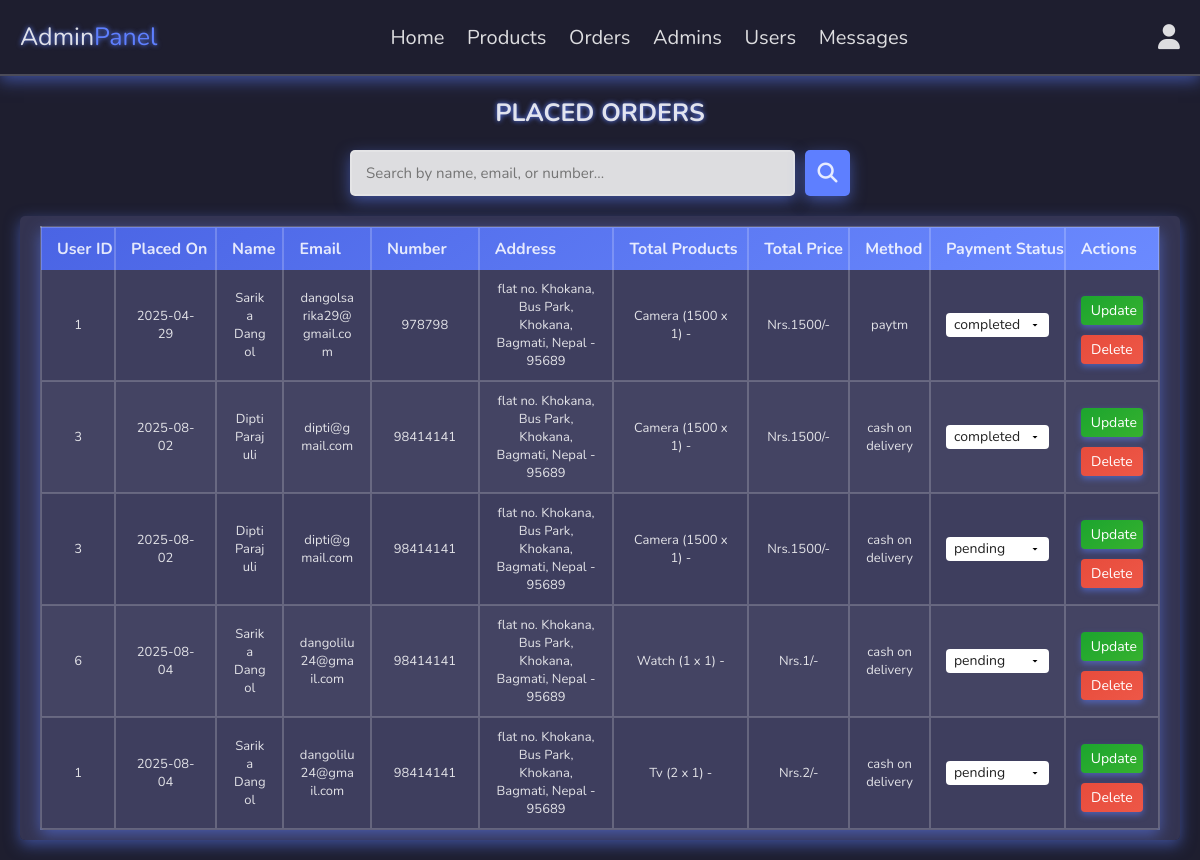
/admin/placed_orders.php (signed in), run on the app's committed database.
### tables this page shows
CREATE TABLE `orders` (
  `id` int(100) NOT NULL,
  `user_id` int(100) NOT NULL,
  `name` varchar(20) NOT NULL,
  `number` varchar(10) NOT NULL,
  `email` varchar(50) NOT NULL,
  `method` varchar(50) NOT NULL,
  `address` varchar(500) NOT NULL,
  `total_products` varchar(1000) NOT NULL,
  `total_price` int(100) NOT NULL,
  `placed_on` date NOT NULL DEFAULT current_timestamp(),
  `payment_status` varchar(20) NOT NULL DEFAULT 'pending'
);

### admin/placed_orders.php (the view, shortened to what this page needs)
<?php
include '../components/connect.php';
$search = '';
?>
<!DOCTYPE html>
<html lang="en">
<head>
   <link rel="stylesheet" href="https://cdnjs.cloudflare.com/ajax/libs/font-awesome/6.1.1/css/all.min.css" />
   <link rel="stylesheet" href="../css/admin_style.css" />
</head>
<body>
<?php include '../components/admin_header.php'; ?>
<section class="contacts">
   <h2 class="heading">Placed Orders</h2>
   <div class="search-form">
      <form method="GET" action="placed_orders.php">
         <input
            type="text"
            name="search"
            placeholder="Search by name, email, or number..."
            value="<?= htmlspecialchars($search) ?>"
            autocomplete="off"
         />
         <button type="submit"><i class="fas fa-search"></i></button>
      </form>
   </div>
   <div class="table-container">
      <table class="orders-table">
         <thead>
            <tr>
               <th>User ID</th>
               <th>Placed On</th>
               <th>Name</th>
               <th>Email</th>
               <th>Number</th>
               <th>Address</th>
               <th>Total Products</th>
               <th>Total Price</th>
               <th>Method</th>
               <th>Payment Status</th>
               <th>Actions</th>
            </tr>
         </thead>
         <tbody>
         <?php
            $query = "SELECT * FROM `orders`";
            if (!empty($search)) {
               $query .= " WHERE name LIKE ? OR email LIKE ? OR number LIKE ?";
               $stmt = $conn->prepare($query);
               $search_term = "%$search%";
               $stmt->execute([$search_term, $search_term, $search_term]);
            } else {
               $stmt = $conn->prepare($query);
               $stmt->execute();
            }
            if ($stmt->rowCount() > 0) {
               while ($fetch_orders = $stmt->fetch(PDO::FETCH_ASSOC)) {
         ?>
         <tr>
            <td><?= $fetch_orders['user_id']; ?></td>
            <td><?= $fetch_orders['placed_on']; ?></td>
            <td><?= $fetch_orders['name']; ?></td>
            <td><?= $fetch_orders['email']; ?></td>
            <td><?= $fetch_orders['number']; ?></td>
            <td><?= $fetch_orders['address']; ?></td>
            <td><?= $fetch_orders['total_products']; ?></td>
            <td>Nrs.<?= $fetch_orders['total_price']; ?>/-</td>
            <td><?= $fetch_orders['method']; ?></td>
            <td>
               <form method="post" class="table-form">
                  <select name="payment_status" class="select">
                     <option selected disabled><?= $fetch_orders['payment_status']; ?></option>
                  </select>
            </td>
            <td>
               <div class="flex-btn">
                  <input type="submit" value="Update" class="option-btn" name="update_payment">
                   </div>
                   <div class="flex-btn">
                  <a href="placed_orders.php?delete=<?= $fetch_orders['id']; ?>" class="delete-btn" onclick="return confirm('Delete this order?');">Delete</a>
               </div>
            </td>
         </tr>
         <?php
               }
            } else {
               echo '<tr><td colspan="11" style="text-align:center; color:white;">No orders found!</td></tr>';
            }
         ?>
         </tbody>
      </table>
   </div>
</section>
</body>
</html>

### css/admin_style.css (style rules this page uses)
:root { --main-color: #5e7fff; --orange: #f39c12; --red: #e74c3c; --black: #1e1e2f; --white: rgba(255, 255, 255, 0.85); --light-color: rgba(255, 255, 255, 0.6); --light-bg: rgba(62, 62, 96, 0.7); --border: .2rem solid rgba(255, 255, 255, 0.2); --box-shadow: 0 0.5rem 1.5rem rgba(94, 127, 255, 0.5); }
* { font-family: 'Nunito', sans-serif; margin: 0; padding: 0; box-sizing: border-box; outline: none; border: none; text-decoration: none; color: var(--white); transition: color 0.3s ease; }
html { font-size: 62.5%; overflow-x: hidden; background: var(--black); color: var(--white); }
body { background-color: var(--black); color: var(--white); }
section { padding: 2rem; max-width: 1200px; margin: 0 auto; }
.heading { font-size: 3rem; color: var(--white); margin-bottom: 2rem; text-align: center; text-transform: uppercase; text-shadow: 0 0 5px var(--main-color); }
.btn, .delete-btn, .option-btn { display: block; width: 100%; margin-top: 1rem; border-radius: .5rem; padding: 1rem 5rem; font-size: 1.9rem; text-transform: capitalize; cursor: pointer; text-align: center; color: var(--white); box-shadow: 0 0.3rem 0.6rem rgba(94, 127, 255, 0.5); border: var(--border); background: linear-gradient(145deg, #4a64e4, #6b8aff); transition: background-color 0.3s ease; }
.option-btn { background: linear-gradient(145deg, #16a803cc, #37b804cc); }
.delete-btn { background: linear-gradient(145deg, #e74c3ccc, #ef5a4acc); }
.flex-btn { display: flex; gap: 1rem; }
.table-container { overflow-x: auto; margin-top: 2rem; }
.table-container table { width: 100%; border-collapse: collapse; text-align: center; box-shadow: var(--box-shadow); background-color: var(--light-bg); border-radius: .5rem; border: var(--border); }
.table-container table thead tr { background: linear-gradient(145deg, #4a64e4, #6b8aff); font-size: 1.8rem; }
.table-container table thead tr th, .table-container table tbody tr td { padding: 1rem 1.5rem; border-right: var(--border); }
.table-container table tbody tr:nth-child(even) { background-color: rgba(255,255,255,0.05); }
.delete-btn { background: linear-gradient(145deg, #e74c3ccc, #ef5a4acc); padding: 6px 12px; border-radius: 6px; font-size: 1.4rem; display: inline-block; color: var(--white); text-decoration: none; transition: background-color 0.3s ease; white-space: nowrap; }
.search-form { max-width: 580px; margin: 1.5rem auto 1rem auto; text-align: center; }
.search-form form { display: flex; gap: 1rem; justify-content: center; }
.search-form form input[type="text"] { flex: 1; padding: 1.1rem 1.4rem; font-size: 1.5rem; border: var(--border); border-radius: 0.5rem; background-color: var(--white); color: var(--black); box-shadow: var(--box-shadow); outline: none; transition: border-color 0.3s ease; min-width: 200px; max-width: 450px; }
.search-form form button { width: 4.5rem; background-color: var(--main-color); color: var(--white); font-size: 2rem; border-radius: 0.5rem; border: none; cursor: pointer; box-shadow: var(--box-shadow); transition: background-color 0.3s ease; display: flex; align-items: center; justify-content: center; padding: 0; }
.search-form { width: 100%; max-width: 500px; margin: 2rem auto; display: flex; justify-content: center; }
.search-form form { display: flex; width: 100%; }
.search-form input[type="text"] { flex: 1; padding: 10px 15px; font-size: 1.6rem; border: 2px solid #5e7fff; border-right: none; border-radius: 0.5rem 0 0 0.5rem; outline: none; background-color: var(--light-bg); color: var(--black); }
.search-form button { background-color: #5e7fff; border: 2px solid #5e7fff; border-left: none; padding: 10px 15px; border-radius: 0 0.5rem 0.5rem 0; cursor: pointer; transition: background-color 0.3s ease; color: var(--white); font-size: 1.6rem; }
.search-form i { pointer-events: none; }
.table-container { overflow-x: auto; margin: 2rem auto; max-width: 1200px; background-color: var(--light-bg); border-radius: 0.5rem; box-shadow: var(--box-shadow); }
.option-btn, .delete-btn { padding: 0.3rem 0.7rem; font-size: 1.5rem; border-radius: 0.3rem; cursor: pointer; text-decoration: none; display: inline-block; }
.option-btn { background-color: #3498db; color: white; border: none; }
.delete-btn { background-color: #e74c3c; color: white; border: none; }

### data on the page
orders: user "1", placed_on "2025-04-29", name "Sarika Dangol", email "dangolsarika29@gmail.com", number "978798", address "flat no. Khokana, Bus Park, Khokana, Bagmati, Nepal - 95689", total_products "Camera (1500 x 1) -", total_price "1500", method "paytm", payment_status "completed"
orders: user "3", placed_on "2025-08-02", name "Dipti Parajuli", email "dipti@gmail.com", number "98414141", address "flat no. Khokana, Bus Park, Khokana, Bagmati, Nepal - 95689", total_products "Camera (1500 x 1) -", total_price "1500", method "cash on delivery", payment_status "completed"
orders: user "3", placed_on "2025-08-02", name "Dipti Parajuli", email "dipti@gmail.com", number "98414141", address "flat no. Khokana, Bus Park, Khokana, Bagmati, Nepal - 95689", total_products "Camera (1500 x 1) -", total_price "1500", method "cash on delivery", payment_status "pending"
orders: user "6", placed_on "2025-08-04", name "Sarika Dangol", email "dangolilu24@gmail.com", number "98414141", address "flat no. Khokana, Bus Park, Khokana, Bagmati, Nepal - 95689", total_products "Watch (1 x 1) -", total_price "1", method "cash on delivery", payment_status "pending"
orders: user "1", placed_on "2025-08-04", name "Sarika Dangol", email "dangolilu24@gmail.com", number "98414141", address "flat no. Khokana, Bus Park, Khokana, Bagmati, Nepal - 95689", total_products "Tv (2 x 1) -", total_price "2", method "cash on delivery", payment_status "pending"
